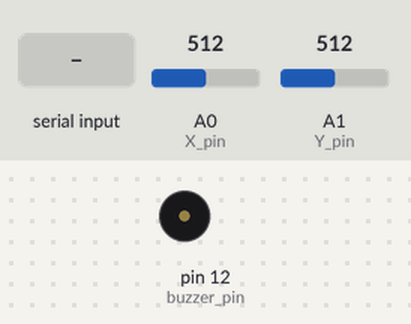
Simulated run of this sketch. Board: Arduino Uno, built with avr-gcc and run on an emulated ATmega328P. On the bench: buzzer (waves = sounding, pin HIGH). The inputs (shaded band) are chosen by the test bench; at power-on: A0 (X_pin) = 512, A1 (Y_pin) = 512. What the sketch prints to the serial monitor is not drawn.

Above: at 1.2 s.
1.3 s: "E" received over Serial
2.9 s: A0 (X_pin) set to 694
4.4 s: A0 (X_pin) set to 728
Timing chart, 0 to 7.4 s (numbered marks = the images above; inputs shaded):
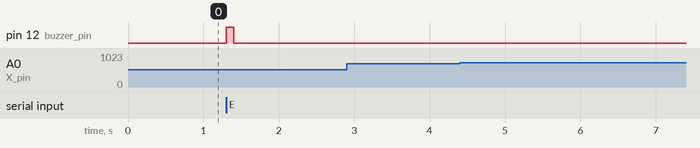

Measured:
- after the input at 1.3 s, pin 12 (buzzer_pin): LOW → HIGH at once, → LOW 0.10 s later
- after the input at 2.9 s, every drawn part: stays the same
- after the input at 4.4 s, every drawn part: stays the same

The sketch:

joystick-serial_FINAL.ino
```cpp
#include <Arduino.h>

const int SW_pin = 2;   // joystick button (not required for movement)
const int X_pin  = A0;  // joystick X-axis
const int Y_pin  = A1;  // joystick Y-axis
const int buzzer_pin = 12;

void beep() {
  digitalWrite(buzzer_pin, HIGH);
  delay(100);
  digitalWrite(buzzer_pin, LOW);
}

void setup() {
  pinMode(SW_pin, INPUT_PULLUP);
  pinMode(buzzer_pin, OUTPUT);
  Serial.begin(9600);
}

void loop() {
  int X_val = analogRead(X_pin);
  int Y_val = analogRead(Y_pin);

  // center region dead zone (joystick rest area)
  int deadZone = 200;

  // send direction to host (only when clearly tilted)
  if (X_val < 512 - deadZone)
    Serial.write('d');   // left
  else if (X_val > 512 + deadZone)
    Serial.write('a');   // right
  else if (Y_val < 512 - deadZone)
    Serial.write('s');   // down
  else if (Y_val > 512 + deadZone)
    Serial.write('w');   // up

  // check if host signals that an apple was eaten
  if (Serial.available()) {
    char ch = Serial.read();
    if (ch == 'E') beep();
  }

  delay(100);
}
```
